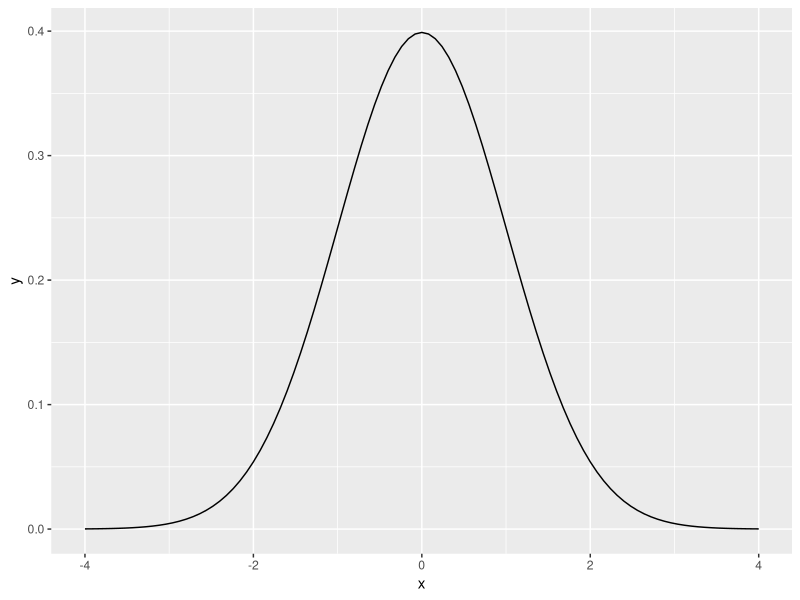
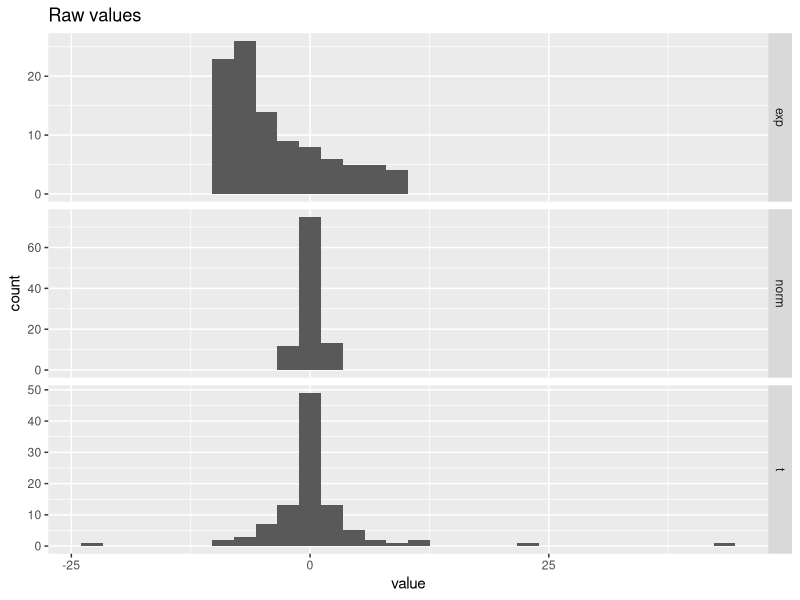
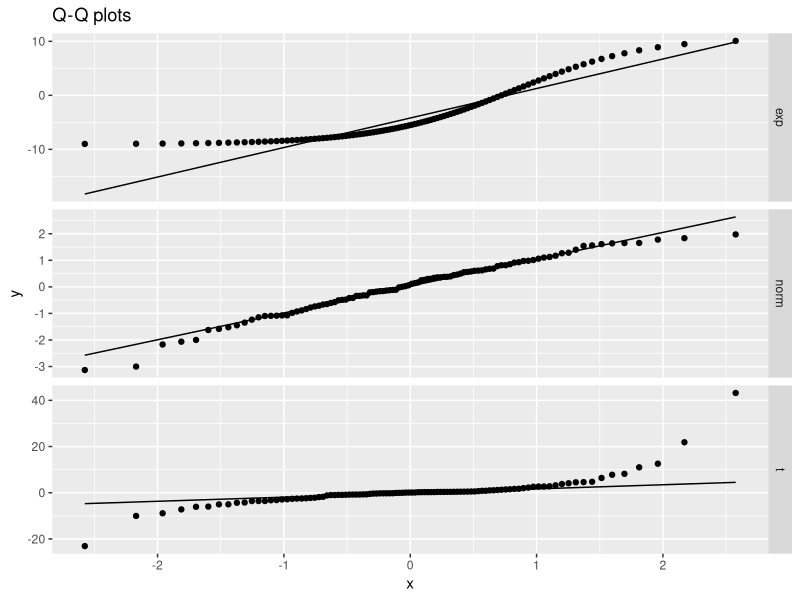

The R source for these figures, in order:
# 1 - Theoretical Probability Distributions

# Presentation: Binomial and Normal distributions
# Exercise: Exploring distributions and related functions
# Presentation: Z-scores as signal:noise ratio
# Exercise: Calculating z-scores
# Exercise Using Q-Q plots to explore distributions
# Q&A
##################################################################################################################

# Load packages
library(tidyverse)

##################################################################################################################
# Exploring distributions

# To access distributuions in R, use the prefix d, p, q or r, followed by the distributuion name:

# e.g. for Normal
# dnorm(x, mean = 0, sd = 1)
# pnorm(q, mean = 0, sd = 1)
# qnorm(p, mean = 0, sd = 1)
# rnorm(n, mean = 0, sd = 1)

# e.g. for t, we'll see it later on:
# dt(x, df)
# pt(q, df)
# qt(p, df)
# rt(n, df)

# dnorm gives the density: i.e. position on the y at any given x
xx_d <- dnorm(seq(-4,4, length.out = 1000))
# plot(xx_d, type = "l")

# Alternatively:
ggplot(data.frame(x = c(-4, 4)), aes(x)) +
  stat_function(fun = dnorm, geom = "line")

# pnorm gives the distribution function: i.e. area from -Inf until this value
pnorm(1.96) # 0.975

# qnorm gives the quantile function: i.e. position on the x that contains this area under the curve
qnorm(0.975) # 1.96

# rnorm generates n random values accoding to the distribution
rnorm(10)

##################################################################################################################
# Calculating z-scores



##################################################################################################################
# Using Q-Q plots to explore distributions

n_dist <- 100

set.seed(639)
data.frame(norm = rnorm(n_dist),
           t = rt(n_dist, 1),
           exp = exp(seq(0,3,length.out = n_dist))-10) %>% 
  gather(distribution, value) -> dists

# Raw distributions:
dists %>% 
  ggplot(aes(x = value)) +
  geom_histogram() +
  facet_grid(distribution ~ ., scales = "free_y") +
  labs(title = "Raw values")

# Q-Q plots:
dists %>% 
  ggplot(aes(sample = value)) +
  stat_qq() + 
  stat_qq_line() +
  facet_grid(distribution ~ ., scales = "free_y") +
  labs(title = "Q-Q plots")
